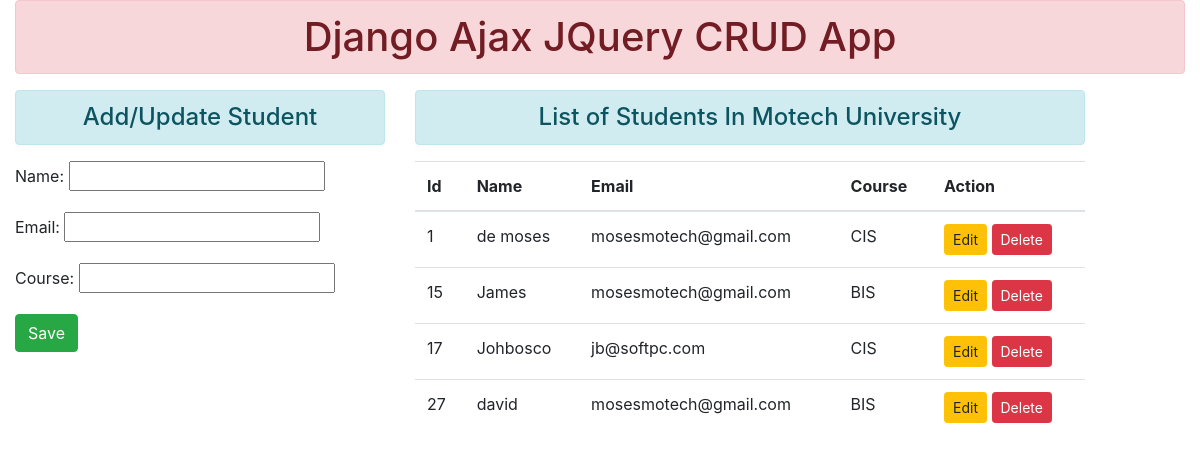
The app's page /, older data.
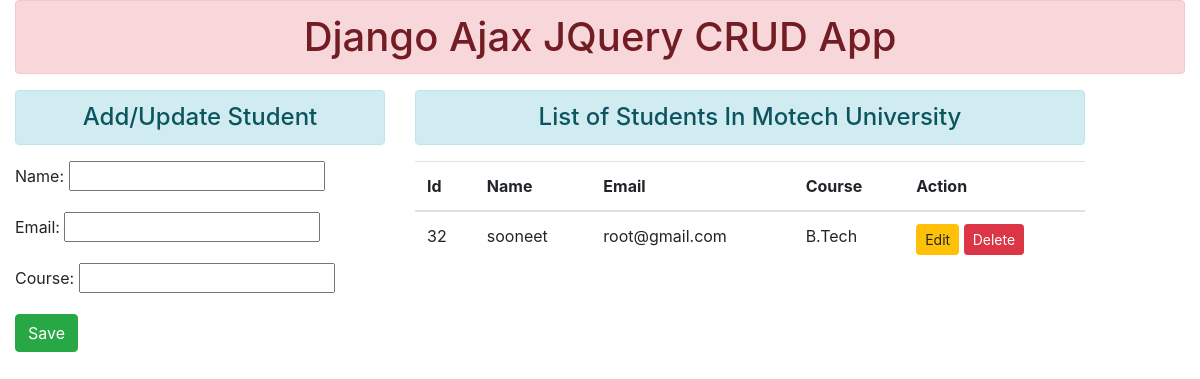
The same page, newer data.
### core/models.py (models this page shows, shortened)
class Student(models.Model):
    name = models.CharField(max_length=200)
    email = models.EmailField(max_length=200)
    course = models.CharField(max_length=200)

### core/views.py (the view)
# urls.py: path('', views.home, name='home'),
def home(request):
    form = StudentForm()
    stu = Student.objects.all()
    context = {'form':form, 'stu':stu}
    return render(request, 'core/home.html', context)

### core/forms.py
class StudentForm(forms.ModelForm):
    class Meta:
        model = Student
        fields = ['name','email','course']

### core/templates/core/home.html (shortened to what this page needs)
{% load static %}
<!DOCTYPE html>
<html lang="en">
<head>
    <link rel="stylesheet" href="{% static 'core/css/bootstrap.css' %}">
</head>
<body>
    <div class="container-fluid">
        <h1 class="text-center alert alert-danger">Django Ajax JQuery CRUD App</h1>
        <div class="row">
            <div class="col-sm-4">
                <h4 class="text-center alert alert-info">Add/Update Student</h4>
                    <form action="" method="POST">
            {{ form.as_p}}
            <input type="button" class="btn btn-success" value="Save" id="btnsave">
    </form>
            </div>
            <div class="col-sm-7">
        <h4 class="text-center alert alert-info">List of Students In Motech University</h4>
        <table class="table table-hover">
            <thead>
                <tr>
                    <th scope="col">Id</th>
                    <th scope="col">Name</th>
                    <th scope="col">Email</th>
                    <th scope="col">Course</th>
                    <th scope="col">Action</th>
                </tr>
            </thead>
            <tbody id="tbody">
                {% for st in stu %}
                <tr>
                    <td>{{st.id}}</td>
                    <td>{{st.name}}</td>
                    <td>{{st.email}}</td>
                    <td>{{st.course}}</td>
                    <td>
                        <input type="button" value="Edit" class="btn btn-warning btn-sm btn-edit" data-sid="{{st.id}}">
                        <input type="button" value="Delete" class="btn btn-danger btn-sm btn-del" data-sid="{{st.id}}">
                    </td>
                </tr>
                {% endfor %}
            </tbody>
        </table>
            </div>
            <div class="col-sm-1"></div>
        </div>
    </div>
</body>
</html>

Row changes from the older to the newer data that the page shows:
removed Student: id "1", name "de moses", email "mosesmotech@gmail.com", course "CIS"
removed Student: id "15", name "James", email "mosesmotech@gmail.com", course "BIS"
removed Student: id "17", name "Johbosco", email "jb@softpc.com", course "CIS"
removed Student: id "27", name "david", email "mosesmotech@gmail.com", course "BIS"
added Student: id "32", name "sooneet", email "root@gmail.com", course "B.Tech"
